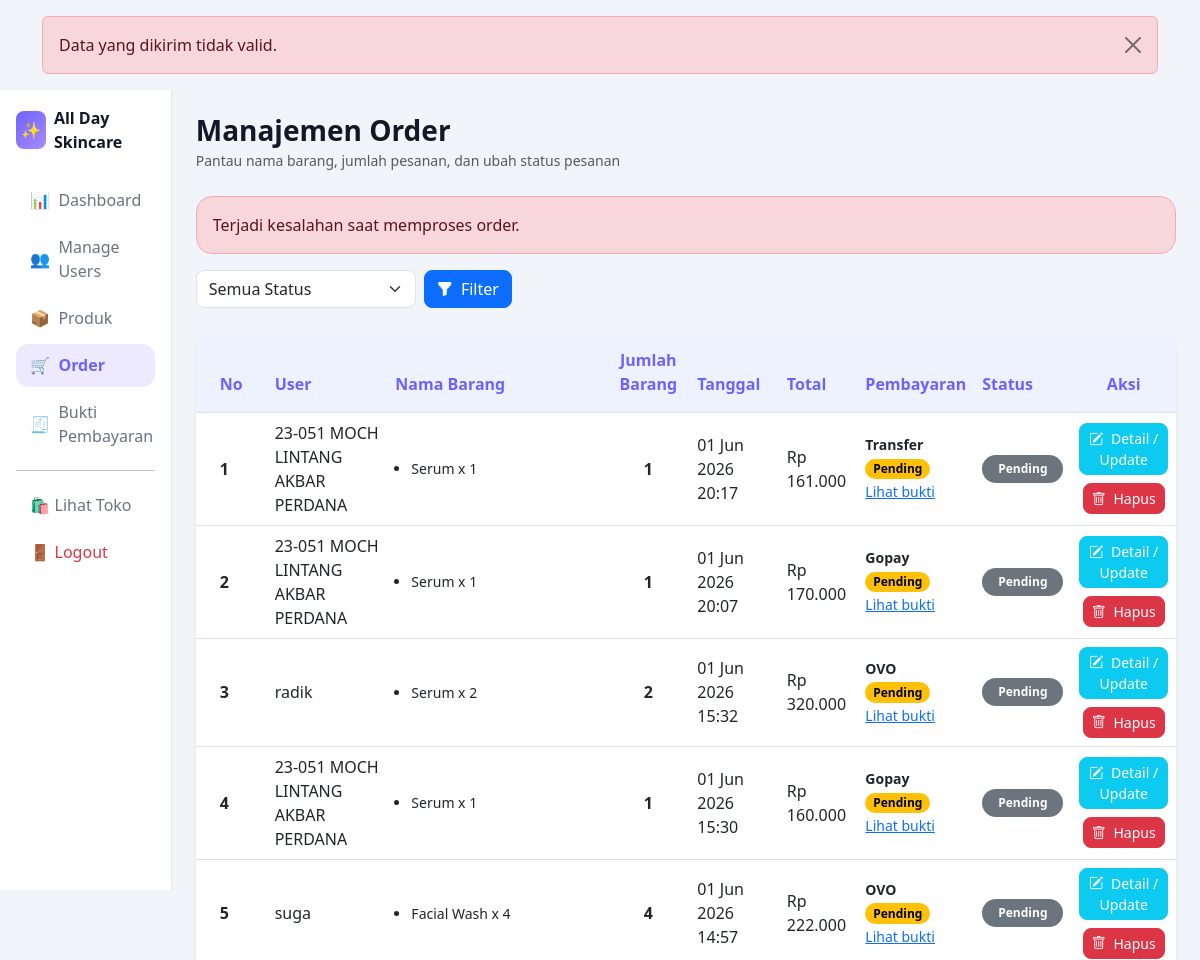
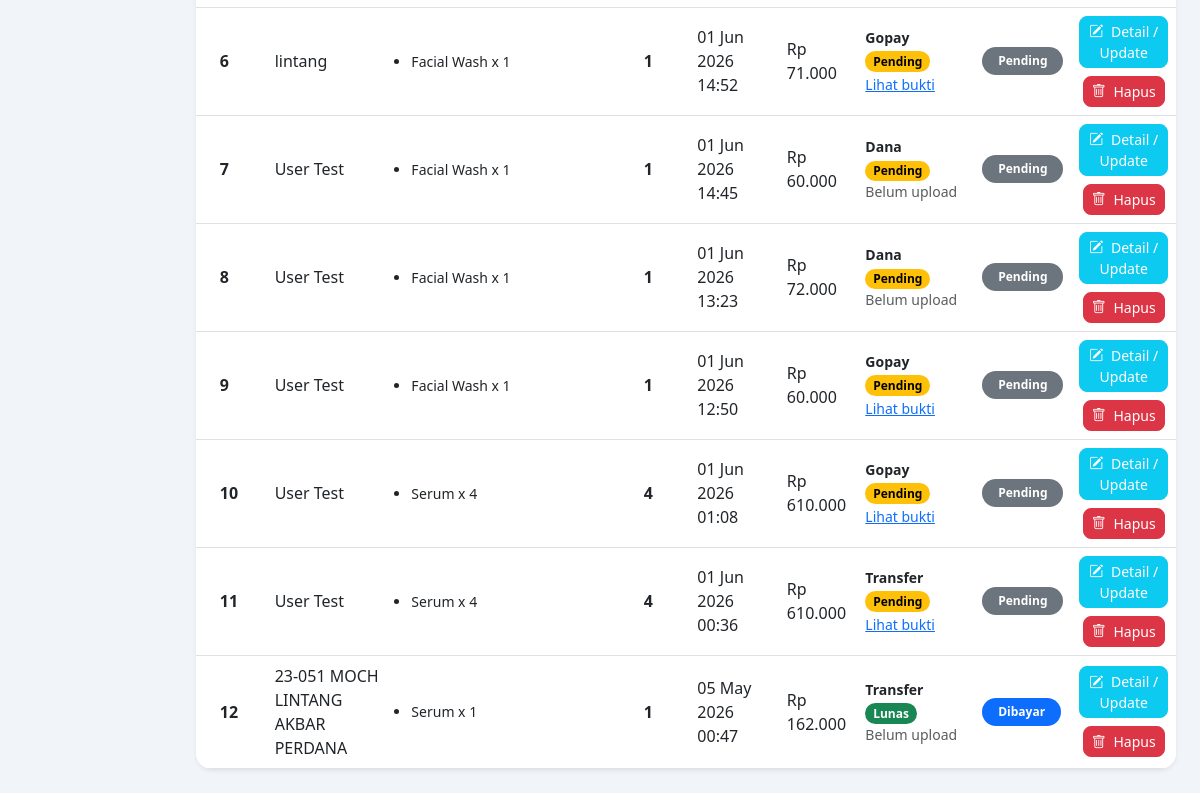
/index.php?page=admin-order&error=invalid (signed in), run on the app's committed database (2 pictures, top to bottom).
### tables this page shows
CREATE TABLE `orders` (
  `id_order` bigint(20) UNSIGNED NOT NULL,
  `id_user` bigint(20) UNSIGNED NOT NULL,
  `tanggal_order` datetime NOT NULL DEFAULT current_timestamp(),
  `total_harga` decimal(12,2) NOT NULL,
  `status_order` enum('pending','dibayar','dikirim','selesai','batal') NOT NULL DEFAULT 'pending',
  `nama` varchar(100) DEFAULT NULL,
  `email` varchar(100) DEFAULT NULL,
  `alamat` text DEFAULT NULL,
  `ongkir` int(11) DEFAULT NULL,
  `kurir` varchar(50) DEFAULT NULL,
  `layanan` varchar(50) DEFAULT NULL,
  `created_at` datetime DEFAULT current_timestamp()
);

CREATE TABLE `users` (
  `id_user` bigint(11) UNSIGNED NOT NULL,
  `nama` varchar(100) NOT NULL,
  `email` varchar(100) NOT NULL,
  `password` varchar(255) NOT NULL,
  `role` enum('admin','user') NOT NULL DEFAULT 'user',
  `alamat` text NOT NULL,
  `no_hp` varchar(15) NOT NULL,
  `created_at` timestamp NOT NULL DEFAULT current_timestamp(),
  `updated_at` timestamp NULL DEFAULT NULL
);

### config/helpers.php (called while the page is built, shortened)
<?php
function e($value): string
{
    return htmlspecialchars((string) $value, ENT_QUOTES, 'UTF-8');
}
function rupiah($number): string
{
    return 'Rp ' . number_format((float) $number, 0, ',', '.');
}
function getParam(string $key, $default = '')
{
    return $_GET[$key] ?? $default;
}

### config/order_helpers.php (called while the page is built, shortened)
<?php
require_once __DIR__ . '/helpers.php';
function findPaymentProofUrl(string $filename): string
{
    $filename = trim($filename);
    $encodedName = implode('/', array_map('rawurlencode', explode('/', str_replace('\\', '/', $filename))));
    $paths = [
        [__DIR__ . '/../uploads/payment_proofs/' . $filename, 'uploads/payment_proofs/' . $encodedName],
        [__DIR__ . '/../uploads/' . $filename, 'uploads/' . $encodedName],
    ];
    return 'uploads/payment_proofs/' . $encodedName;
}

### admin/order.php (the view, shortened to what this page needs)
<?php
require_once __DIR__ . '/../config/koneksi.php';
require_once __DIR__ . '/../layout/sidebar.php';
require_once __DIR__ . '/../config/order_helpers.php';
$sql = "
    SELECT
        orders.*,
        orders.nama AS nama_pemesan,
        users.nama AS nama_user,
        payments.status_pembayaran,
        payments.bukti_transfer,
        payments.metode_pembayaran,
        COALESCE(order_detail.total_jumlah, 0) AS total_jumlah,
        order_detail.daftar_barang
    FROM orders
    LEFT JOIN users ON users.id_user = orders.id_user
    LEFT JOIN payments ON payments.id_order = orders.id_order
    LEFT JOIN (
        SELECT
            order_items.id_order,
            SUM(order_items.jumlah) AS total_jumlah,
            GROUP_CONCAT(
                CONCAT(
                    COALESCE(products.nama_produk, 'Produk tidak ditemukan'),
                    ' x ',
                    order_items.jumlah
                )
                ORDER BY products.nama_produk ASC
                SEPARATOR '||'
            ) AS daftar_barang
        FROM order_items
        LEFT JOIN products ON products.id_product = order_items.id_product
        GROUP BY order_items.id_order
    ) AS order_detail ON order_detail.id_order = orders.id_order
";
$sql .= ' ORDER BY orders.id_order DESC';
$stmt = mysqli_prepare($conn, $sql);
if ($stmt) {
    mysqli_stmt_execute($stmt);
    $data = mysqli_stmt_get_result($stmt);
}
$statusClass = [
    'pending' => 'secondary',
    'dibayar' => 'primary',
    'dikirim' => 'warning',
    'selesai' => 'success',
    'batal' => 'danger',
];
?>
<div class="admin-layout d-flex" style="min-height: 100vh;">
    <?php renderSidebar('order'); ?>
    <main class="flex-grow-1 p-4">
        <div class="d-flex justify-content-between align-items-center mb-4 flex-wrap gap-2">
            <div>
                <h3 class="fw-bold mb-0">Manajemen Order</h3>
                <small class="text-muted">Pantau nama barang, jumlah pesanan, dan ubah status pesanan</small>
            </div>
        </div>
        <?php if (getParam('error') === 'stock_not_enough'): ?>
            <div class="alert alert-danger rounded-4">Stok produk tidak cukup, status order belum bisa diubah.</div>
        <?php elseif (getParam('error') === 'invalid'): ?>
            <div class="alert alert-danger rounded-4">Terjadi kesalahan saat memproses order.</div>
        <?php endif; ?>
        <form method="GET" class="mb-4">
            <div class="d-flex gap-2 flex-wrap">
                <select name="status" class="form-select rounded-3" style="max-width: 220px;">
                    <option value="">Semua Status</option>
                </select>
                <button type="submit" class="btn btn-primary rounded-3"><i class="bi bi-funnel-fill me-1"></i> Filter</button>
            </div>
        </form>
        <div class="card border-0 shadow-sm overflow-hidden">
            <div class="table-responsive">
                <table class="table table-hover align-middle mb-0">
                    <thead>
                        <tr>
                            <th class="px-4 py-3">No</th>
                            <th class="py-3">User</th>
                            <th class="py-3">Nama Barang</th>
                            <th class="py-3 text-center">Jumlah Barang</th>
                            <th class="py-3">Tanggal</th>
                            <th class="py-3">Total</th>
                            <th class="py-3">Pembayaran</th>
                            <th class="py-3">Status</th>
                            <th class="py-3 text-center">Aksi</th>
                        </tr>
                    </thead>
                    <tbody>
                        <?php if ($data && mysqli_num_rows($data) > 0): ?>
                            <?php $no = 1; ?>
                            <?php while ($o = mysqli_fetch_assoc($data)): ?>
                                <?php
                                    $badge = $statusClass[$o['status_order']] ?? 'secondary';
                                    $items = !empty($o['daftar_barang']) ? explode('||', (string) $o['daftar_barang']) : [];
                                ?>
                                <tr>
                                    <td class="px-4 py-3 fw-semibold"><?= e($no++) ?></td>
                                    <td><?= e($o['nama_pemesan'] ?: ($o['nama_user'] ?? 'User tidak ditemukan')) ?></td>
                                    <td style="min-width: 220px;">
                                        <?php if ($items): ?>
                                            <ul class="mb-0 ps-3 small">
                                                <?php foreach ($items as $item): ?>
                                                    <li><?= e($item) ?></li>
                                                <?php endforeach; ?>
                                            </ul>
                                        <?php else: ?>
                                            <span class="text-muted small">Belum ada barang pada order ini</span>
                                        <?php endif; ?>
                                    </td>
                                    <td class="text-center fw-semibold"><?= e((int) $o['total_jumlah']) ?></td>
                                    <td><?= !empty($o['tanggal_order']) ? e(date('d M Y H:i', strtotime($o['tanggal_order']))) : '-' ?></td>
                                    <td><?= rupiah($o['total_harga']) ?></td>
                                    <td>
                                        <?php $proofUrl = !empty($o['bukti_transfer']) ? findPaymentProofUrl((string) $o['bukti_transfer']) : ''; ?>
                                        <div class="fw-semibold small"><?= e($o['metode_pembayaran'] ?? '-') ?></div>
                                        <span class="badge text-bg-<?= ($o['status_pembayaran'] ?? '') === 'lunas' ? 'success' : (($o['status_pembayaran'] ?? '') === 'gagal' ? 'danger' : 'warning') ?> rounded-pill"><?= e(ucfirst($o['status_pembayaran'] ?? 'pending')) ?></span>
                                        <?php if (!empty($o['bukti_transfer'])): ?>
                                            <div><a href="<?= e($proofUrl) ?>" target="_blank" class="small">Lihat bukti</a></div>
                                        <?php else: ?>
                                            <div class="text-muted small">Belum upload</div>
                                        <?php endif; ?>
                                    </td>
                                    <td><span class="badge text-bg-<?= e($badge) ?> rounded-pill px-3 py-2"><?= e(ucfirst($o['status_order'])) ?></span></td>
                                    <td class="text-center">
                                        <div class="d-flex justify-content-center gap-2 flex-wrap">
                                            <a href="index.php?page=update-order&id=<?= e($o['id_order']) ?>" class="btn btn-info btn-sm rounded-3 text-white"><i class="bi bi-pencil-square me-1"></i> Detail / Update</a>
                                            <a href="process/delete_order.php?id=<?= e($o['id_order']) ?>" class="btn btn-danger btn-sm rounded-3" onclick="return confirm('Yakin ingin menghapus order ini? Jika order sudah dibayar/dikirim/selesai, stok akan dikembalikan.');"><i class="bi bi-trash me-1"></i> Hapus</a>
                                        </div>
                                    </td>
                                </tr>
                            <?php endwhile; ?>
                        <?php else: ?>
                            <tr>
                                <td colspan="9" class="text-center text-muted py-4">Belum ada data order.</td>
                            </tr>
                        <?php endif; ?>
                    </tbody>
                </table>
            </div>
        </div>
    </main>
</div>

### layout/header.php (shortened to what this page needs)
<!DOCTYPE html>
<html lang="id">
<head>
    <link href="https://cdn.jsdelivr.net/npm/bootstrap@5.3.0/dist/css/bootstrap.min.css" rel="stylesheet">
    <link rel="stylesheet" href="https://cdn.jsdelivr.net/npm/bootstrap-icons/font/bootstrap-icons.css">
    <link rel="stylesheet" href="https://cdnjs.cloudflare.com/ajax/libs/font-awesome/6.7.2/css/all.min.css">
</head>
<body>

### index.php (shortened to what this page needs)
<?php
require_once __DIR__ . '/config/helpers.php';
$page = getParam('page', 'home');
require_once __DIR__ . '/layout/header.php';
$messages = [
    'add_user'       => ['success', 'User berhasil ditambahkan.'],
    'update_user'    => ['success', 'User berhasil diperbarui.'],
    'delete_user'    => ['success', 'User berhasil dihapus.'],
    'add_product'    => ['success', 'Produk berhasil ditambahkan.'],
    'update_product' => ['success', 'Produk berhasil diperbarui.'],
    'delete_product' => ['success', 'Produk berhasil dihapus.'],
    'update_order'   => ['success', 'Status order berhasil diperbarui.'],
    'delete_order'   => ['success', 'Order berhasil dihapus.'],
    'verify_payment' => ['success', 'Status pembayaran berhasil diperbarui.'],
    'checkout'       => ['success', 'Checkout berhasil. Silakan upload bukti pembayaran.'],
    'upload_bukti'   => ['success', 'Bukti pembayaran berhasil diupload.'],
    'add_cart'       => ['success', 'Produk berhasil ditambahkan ke keranjang.'],
    'cart_updated'   => ['success', 'Keranjang berhasil diperbarui.'],
    'logout'         => ['success', 'Kamu berhasil logout.'],
    'login_required' => ['warning', 'Silakan login terlebih dahulu.'],
    'forbidden'      => ['danger', 'Kamu tidak memiliki akses ke halaman tersebut.'],
    'login_failed'   => ['danger', 'Email atau password salah.'],
    'invalid'        => ['danger', 'Data yang dikirim tidak valid.'],
    'stock_not_enough'=> ['danger', 'Stok produk tidak cukup untuk memproses order ini.'],
    'empty_cart'     => ['warning', 'Keranjang masih kosong.'],
    'upload_failed'  => ['danger', 'Upload bukti pembayaran gagal. Pastikan file berupa JPG, PNG, WEBP, atau PDF.'],
];
$statusKey = getParam('success') ?: getParam('error');
if ($statusKey && isset($messages[$statusKey])):
    [$type, $message] = $messages[$statusKey];
    ?>
    <div class="container mt-3">
        <div class="alert alert-<?= e($type) ?> alert-dismissible fade show" role="alert">
            <?= e($message) ?>
            <button type="button" class="btn-close" data-bs-dismiss="alert" aria-label="Close"></button>
        </div>
    </div>
<?php endif; ?>
<?php
switch ($page) {
    case 'admin-order':
        include __DIR__ . '/admin/order.php';
        break;
}
require_once __DIR__ . '/layout/footer.php';

### layout/sidebar.php
<?php
require_once __DIR__ . '/../config/helpers.php';
function renderSidebar(string $active = 'dashboard'): void
{
    $menus = [
        'dashboard' => ['📊', 'Dashboard', 'index.php?page=admin-dashboard'],
        'users'     => ['👥', 'Manage Users', 'index.php?page=admin-users'],
        'produk'    => ['📦', 'Produk', 'index.php?page=admin-produk'],
        'order'     => ['🛒', 'Order', 'index.php?page=admin-order'],
        'bukti'     => ['🧾', 'Bukti Pembayaran', 'index.php?page=admin-bukti-pembayaran'],
    ];
    ?>
    <aside class="sidebar d-flex flex-column p-3">
        <div class="d-flex align-items-center gap-2 mb-4">
            <div class="rounded-3 d-flex align-items-center justify-content-center text-white fw-bold"
                style="width:38px; height:38px; background: linear-gradient(135deg,#6c63ff,#a78bfa); font-size:1rem;">
                ✨
            </div>
            <span class="fw-bold fs-6">All Day Skincare</span>
        </div>
        <nav class="d-flex flex-column gap-1 flex-grow-1">
            <?php foreach ($menus as $key => $menu): ?>
                <a href="<?= e($menu[2]) ?>" class="sidebar-link <?= $active === $key ? 'active' : '' ?>">
                    <span><?= $menu[0] ?></span> <?= e($menu[1]) ?>
                </a>
            <?php endforeach; ?>
            <hr class="my-2">
            <a href="index.php?page=katalog" class="sidebar-link">
                🛍️ Lihat Toko
            </a>
            <a href="auth/logout.php" class="sidebar-link text-danger">
                🚪 Logout
            </a>
        </nav>
    </aside>
    <?php
}

### layout/footer.php (shortened to what this page needs)
</body>
</html>

### layout/header.php (style rules this page uses)
:root { --primary: #6c63ff; --primary-soft: #ede9fe; --bg: #f1f4f9; --text-muted: #6b7280; }
body { background: var(--bg); color: #111827; }
.sidebar { width: 240px; min-height: 100vh; position: sticky; top: 0; height: 100vh; overflow-y: auto; background: #fff; border-right: 1px solid #e5e7eb; }
.sidebar-link { display: flex; align-items: center; gap: .5rem; padding: .6rem .9rem; border-radius: .8rem; text-decoration: none; color: var(--text-muted); font-weight: 500; transition: .2s ease; }
.sidebar-link.active { background: var(--primary-soft); color: var(--primary); font-weight: 700; }
.card { border-radius: 1rem; transition: .2s ease; }
.table thead th { color: var(--primary); font-weight: 700; background: #eef2ff; }

### data on the page
orders: nama "23-051 MOCH LINTANG AKBAR PERDANA", item "Serum x 1", total_jumlah "1", tanggal_order "01 Jun 2026 20:17", total_harga "Rp 161.000", metode_pembayaran "Transfer", status_pembayaran "Pending", status_order "Pending"
orders: nama "23-051 MOCH LINTANG AKBAR PERDANA", item "Serum x 1", total_jumlah "1", tanggal_order "01 Jun 2026 20:07", total_harga "Rp 170.000", metode_pembayaran "Gopay", status_pembayaran "Pending", status_order "Pending"
orders: nama "radik", item "Serum x 2", total_jumlah "2", tanggal_order "01 Jun 2026 15:32", total_harga "Rp 320.000", metode_pembayaran "OVO", status_pembayaran "Pending", status_order "Pending"
orders: nama "23-051 MOCH LINTANG AKBAR PERDANA", item "Serum x 1", total_jumlah "1", tanggal_order "01 Jun 2026 15:30", total_harga "Rp 160.000", metode_pembayaran "Gopay", status_pembayaran "Pending", status_order "Pending"
orders: nama "suga", item "Facial Wash x 4", total_jumlah "4", tanggal_order "01 Jun 2026 14:57", total_harga "Rp 222.000", metode_pembayaran "OVO", status_pembayaran "Pending", status_order "Pending"
orders: nama "lintang", item "Facial Wash x 1", total_jumlah "1", tanggal_order "01 Jun 2026 14:52", total_harga "Rp 71.000", metode_pembayaran "Gopay", status_pembayaran "Pending", status_order "Pending"
orders: id_user.nama "User Test", item "Facial Wash x 1", total_jumlah "1", tanggal_order "01 Jun 2026 14:45", total_harga "Rp 60.000", metode_pembayaran "Dana", status_pembayaran "Pending", shows "Belum upload", status_order "Pending"
orders: id_user.nama "User Test", item "Facial Wash x 1", total_jumlah "1", tanggal_order "01 Jun 2026 13:23", total_harga "Rp 72.000", metode_pembayaran "Dana", status_pembayaran "Pending", shows "Belum upload", status_order "Pending"
orders: id_user.nama "User Test", item "Facial Wash x 1", total_jumlah "1", tanggal_order "01 Jun 2026 12:50", total_harga "Rp 60.000", metode_pembayaran "Gopay", status_pembayaran "Pending", status_order "Pending"
orders: id_user.nama "User Test", item "Serum x 4", total_jumlah "4", tanggal_order "01 Jun 2026 01:08", total_harga "Rp 610.000", metode_pembayaran "Gopay", status_pembayaran "Pending", status_order "Pending"
orders: id_user.nama "User Test", item "Serum x 4", total_jumlah "4", tanggal_order "01 Jun 2026 00:36", total_harga "Rp 610.000", metode_pembayaran "Transfer", status_pembayaran "Pending", status_order "Pending"
orders: nama "23-051 MOCH LINTANG AKBAR PERDANA", item "Serum x 1", total_jumlah "1", tanggal_order "05 May 2026 00:47", total_harga "Rp 162.000", metode_pembayaran "Transfer", status_pembayaran "Lunas", shows "Belum upload", status_order "Dibayar"

### other printed values
$message "Data yang dikirim tidak valid."
$menu[0] "📊"
$menu[1] "Dashboard"
$menu[0] "👥"
$menu[1] "Manage Users"
$menu[0] "📦"
$menu[1] "Produk"
$menu[0] "🛒"
$menu[1] "Order"
$menu[0] "🧾"
$menu[1] "Bukti Pembayaran"
